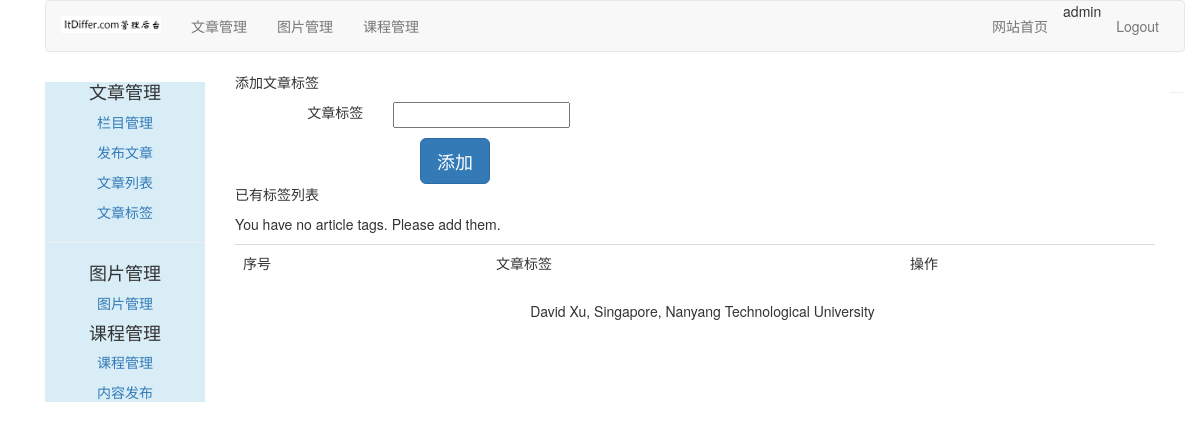
The page /article/article-tag/ (signed in) on the database as committed earlier.
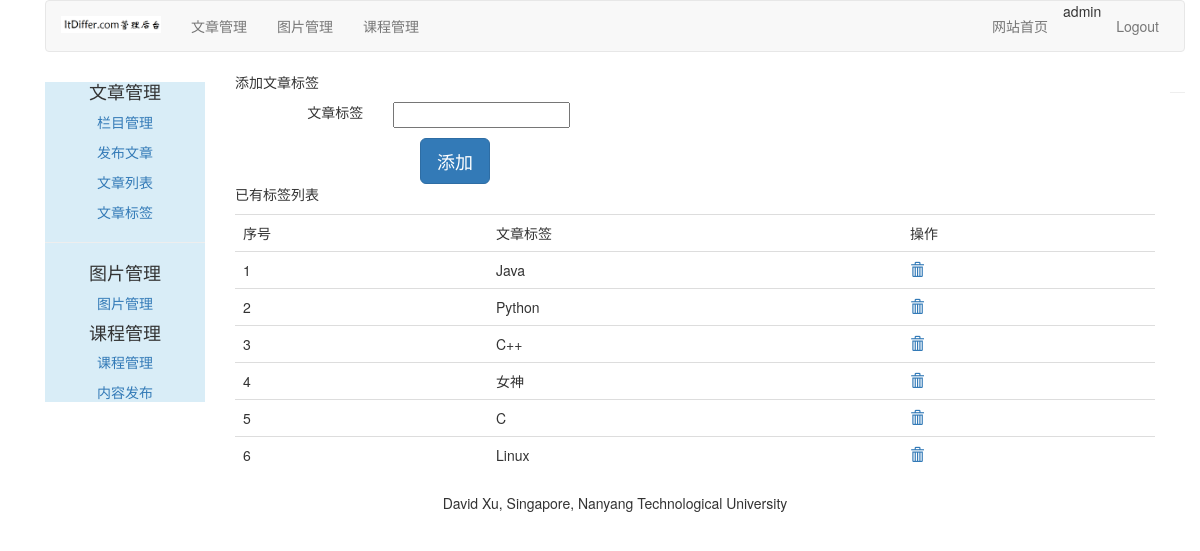
The same page on the database as committed later.
### article/models.py (models this page shows, shortened)
class ArticleTag(models.Model):
    author = models.ForeignKey(User, on_delete=models.CASCADE, related_name="tag")
    tag = models.CharField(max_length=500)

### article/views.py (the view, shortened to what this page needs)
# urls.py: path('article-tag/', views.article_tag, name="article_tag"),
@login_required(login_url="/account/login/")
@csrf_exempt
def article_tag(request):
    if request.method == "GET":
        article_tags = ArticleTag.objects.filter(author=request.user)
        article_tag_form = ArticleTagForm()
        return render(request, "article/tag/tag_list.html",
                      {"article_tags": article_tags, "article_tag_form": article_tag_form})

### article/forms.py
class ArticleTagForm(forms.ModelForm):
    class Meta:
        model = ArticleTag
        fields = ('tag',)

### templates/article/tag/tag_list.html (shortened to what this page needs)
{% extends "article/base.html" %}
{% load staticfiles %}
{% block content %}
    <div>
        <p>添加文章标签</p>
        <form action="." class="form-horizontal" method="post">{% csrf_token %}
            <div class="row" style="margin-top: 10px">
                <div class="col-md-2 text-right"><span>文章标签</span></div>
                <div class="col-md-8 text-left">{{ article_tag_form.tag }}</div>
            </div>
            <div class="row">
                <input type="button" class="btn btn-primary btn-lg" value="添加"
                       style="margin-left: 200px; margin-top: 10px" onclick="add_tag()">
            </div>
        </form>
    </div>
    <div>
        <p>已有标签列表</p>
        <table class="table table-hover">
            <tr>
                <td>序号</td>
                <td>文章标签</td>
                <td>操作</td>
            </tr>
            {% for article_tag in article_tags %}
                <tr id="{{ forloop.counter }}">
                    <td>{{ forloop.counter }}</td>
                    <td>{{ article_tag.tag }}</td>
                    <td>
                        <a href="javascript:" name="delete" onclick="del_tag(this,{{ article_tag.id }})">
                            <span class="glyphicon glyphicon-trash"></span>
                        </a>
                    </td>
                </tr>
            {% empty %}
                <p>You have no article tags. Please add them.</p>
            {% endfor %}
        </table>
    </div>
{% endblock %}

Rows that differ between the two databases and show on the page:
added ArticleTag: tag "Java"
added ArticleTag: tag "Python"
added ArticleTag: tag "C++"
added ArticleTag: tag "女神"
added ArticleTag: tag "C"
added ArticleTag: tag "Linux"
Other text that changed with them:
text no longer shown: "You have no article tags. Please add them."
